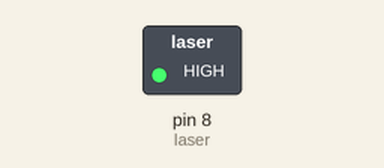
Simulated run of this sketch. Board: Arduino Uno, built with avr-gcc and run on an emulated ATmega328P. Parts: switched loads named in the sketch (green lamp = pin HIGH).

Above: at 1.0 s.
At 4.5 s:
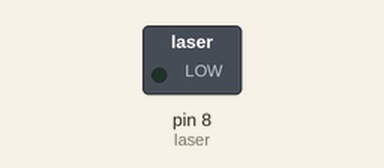
Timing chart, 0 to 9.1 s (numbered marks = the images above):
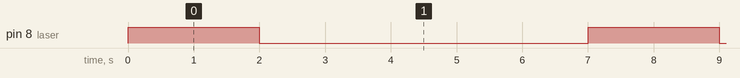

The sketch:

laser.ino
```cpp
#define laser 8

void setup() {
  pinMode(laser, OUTPUT);  //definir pin como salida
}

void loop(){
  digitalWrite(laser, HIGH);   // poner el Pin en HIGH
  delay(2000);               // esperar 5 segundos
  digitalWrite(laser, LOW);    // poner el Pin en LOW
  delay(5000);               // esperar 20 segundos
}
```

Measured:
- by itself, pin 8 (laser): alternates HIGH for 2.0 s and LOW for 5.0 s
